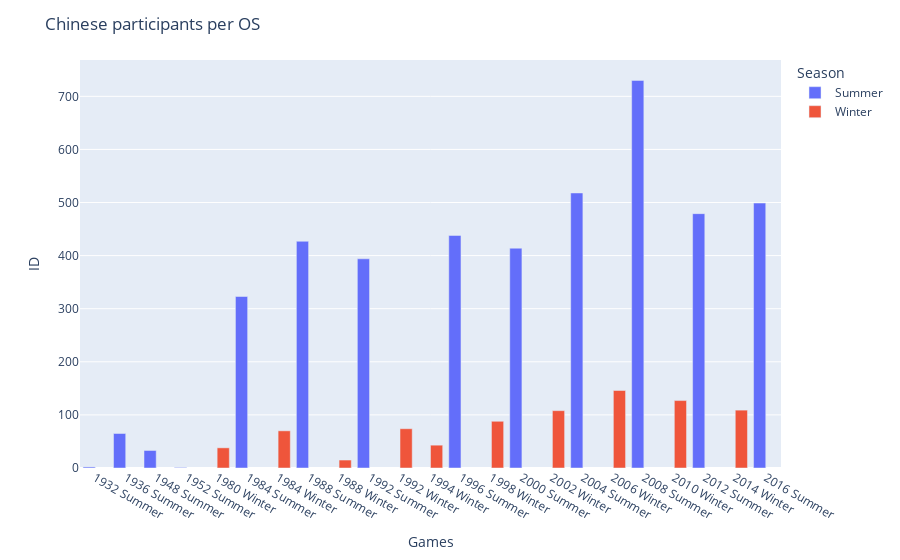

Notebook code cell kept with this figure:
### Markdown cell above
### Participants per OS

### Code cell
fig = df_china.basic_plot("Games", "ID", grouping = "Season", plot="bar")
fig.update_layout(title_text = "Chinese participants per OS")
fig.show()

### Figure 1 — Plotly figure (JSON) as saved in the notebook; plotly's stock layout.template omitted (floating-point values rounded to 4 significant figures)
{"data": [{"alignmentgroup": "True", "hovertemplate": "Season=Summer<br>Games=%{x}<br>ID=%{y}<extra></extra>", "legendgroup": "Summer", "marker": {"color": "#636efa", "pattern": {"shape": ""}}, "name": "Summer", "offsetgroup": "Summer", "orientation": "v", "showlegend": true, "textposition": "auto", "type": "bar", "x": ["1932 Summer", "1936 Summer", "1948 Summer", "1952 Summer", "1980 Winter", "1984 Summer", "1984 Winter", "1988 Summer", "1988 Winter", "1992 Summer", "1992 Winter", "1994 Winter", "1996 Summer", "1998 Winter", "2000 Summer", "2002 Winter", "2004 Summer", "2006 Winter", "2008 Summer", "2010 Winter", "2012 Summer", "2014 Winter", "2016 Summer"], "xaxis": "x", "y": [2, 65, 33, 1, null, 323, null, 427, null, 394, null, null, 438, null, 414, null, 518, null, 730, null, 479, null, 499], "yaxis": "y"}, {"alignmentgroup": "True", "hovertemplate": "Season=Winter<br>Games=%{x}<br>ID=%{y}<extra></extra>", "legendgroup": "Winter", "marker": {"color": "#EF553B", "pattern": {"shape": ""}}, "name": "Winter", "offsetgroup": "Winter", "orientation": "v", "showlegend": true, "textposition": "auto", "type": "bar", "x": ["1932 Summer", "1936 Summer", "1948 Summer", "1952 Summer", "1980 Winter", "1984 Summer", "1984 Winter", "1988 Summer", "1988 Winter", "1992 Summer", "1992 Winter", "1994 Winter", "1996 Summer", "1998 Winter", "2000 Summer", "2002 Winter", "2004 Summer", "2006 Winter", "2008 Summer", "2010 Winter", "2012 Summer", "2014 Winter", "2016 Summer"], "xaxis": "x", "y": [null, null, null, null, 38, null, 70, null, 15, null, 74, 43, null, 88, null, 108, null, 146, null, 127, null, 109, null], "yaxis": "y"}], "layout": {"barmode": "group", "legend": {"title": {"text": "Season"}, "tracegroupgap": 0}, "margin": {"t": 60}, "title": {"text": "Chinese participants per OS"}, "xaxis": {"anchor": "y", "domain": [0, 1], "title": {"text": "Games"}}, "yaxis": {"anchor": "x", "domain": [0, 1], "title": {"text": "ID"}}}}
